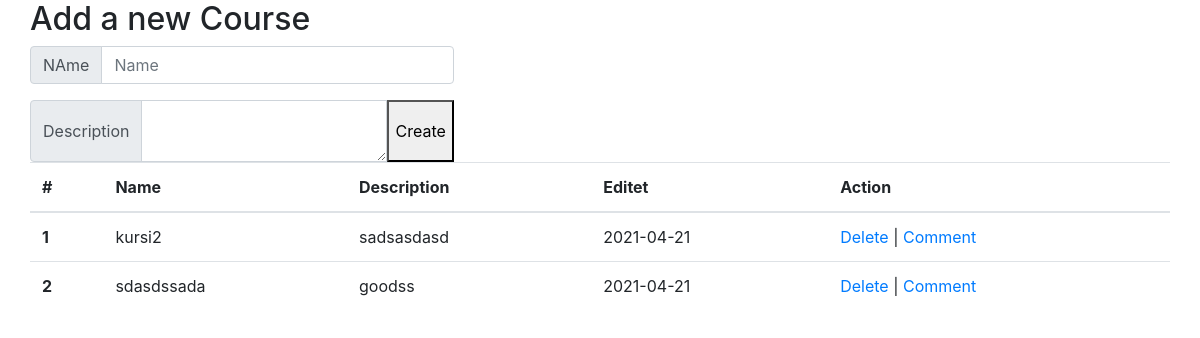
The app's page /courses, older data.
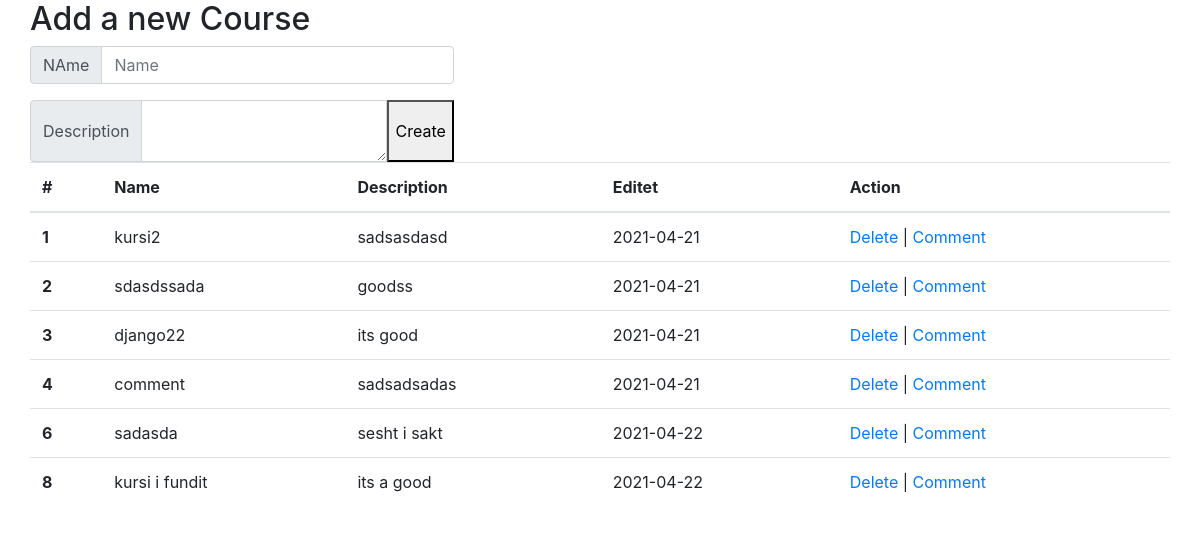
The same page, newer data.
### coursesapp2/models.py (models this page shows)
class Course(models.Model):
    name = models.CharField(max_length=45)
    desc = models.OneToOneField(
        Description,
        on_delete=models.CASCADE,
        primary_key=True,
        related_name="course"
    )
    created_at = models.DateTimeField(auto_now_add=True)
    updated_at = models.DateTimeField(auto_now=True)
    objects = CourseManager()

class Description(models.Model):
    desc = models.TextField()
    created_at = models.DateTimeField(auto_now_add=True)
    updated_at = models.DateTimeField(auto_now=True)

### coursesapp2/views.py (the view)
# urls.py: path('courses', views.index),
def index(request):
    context = {
        "courses" : Course.objects.all(),
        "descs" : Description.objects.all()
    }
    return render(request, "index.html",context)

### coursesapp2/templates/index.html (shortened to what this page needs)
<!DOCTYPE html>
<html lang="en">
<head>
    <link rel="stylesheet" href="https://stackpath.bootstrapcdn.com/bootstrap/4.1.3/css/bootstrap.min.css">
</head>
<body>
    <div class="container">
        <div class="row"><h2>Add a new Course</h2></div>
        <div class="row">
        <form action="/course/create" method="POST">
            <div class="input-group mb-3">
                <div class="input-group-prepend">
                  <span class="input-group-text" id="basic-addon1">NAme</span>
                </div>
                <input type="text"  id="name" name="name" class="form-control" placeholder="Name" aria-label="Name" aria-describedby="basic-addon1">
            </div>
            <div class="input-group">
                <div class="input-group-prepend">
                  <span class="input-group-text">Description</span>
                </div>
                <textarea id="desc" name="desc" class="form-control" aria-label="Description"></textarea>
                <button type="submit" >Create</button>
            </form>
            </div>
        </div>
        <div class="row">
            <table class="table">
                <thead>
                  <tr>
                    <th scope="col">#</th>
                    <th scope="col">Name</th>
                    <th scope="col">Description</th>
                    <th scope="col">Editet</th>
                    <th scope="col">Action</th>
                  </tr>
                </thead>
                <tbody>
                {% for course in courses %}
                  <tr>
                    <th scope="row">{{ course.desc.id }}</th>
                    <td>{{ course.name }}</td>
                    <td>{{ course.desc.desc }}</td>
                    <td>{{course.desc.updated_at|date:'Y-m-d' }}</td>
                    <td><a href="/course/edit/{{course.desc.id}}">Delete</a> | <a href="/course/comments/{{course.desc.id}}">Comment</a></td>
                  </tr>
                {% endfor %}
                </tbody>
              </table>
        </div>
</body>
</html>

Row changes from the older to the newer data that the page shows:
added Course: desc.id "3", name "django22", desc.desc "its good", desc.updated_at "2021-04-21"
added Course: desc.id "4", name "comment", desc.desc "sadsadsadas", desc.updated_at "2021-04-21"
added Course: desc.id "6", name "sadasda", desc.desc "sesht i sakt", desc.updated_at "2021-04-22"
added Course: desc.id "8", name "kursi i fundit", desc.desc "its a good", desc.updated_at "2021-04-22"
